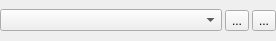
<?xml version="1.0" encoding="UTF-8"?>
<ui version="4.0">
 <class>criterion</class>
 <widget class="QWidget" name="criterion">
  <property name="geometry">
   <rect>
    <x>0</x>
    <y>0</y>
    <width>276</width>
    <height>41</height>
   </rect>
  </property>
  <property name="windowTitle">
   <string>Form</string>
  </property>
  <layout class="QHBoxLayout" name="horizontalLayout">
   <property name="spacing">
    <number>3</number>
   </property>
   <property name="margin">
    <number>0</number>
   </property>
   <item>
    <widget class="QComboBox" name="comboBox"/>
   </item>
   <item>
    <widget class="QToolButton" name="addCriterion">
     <property name="text">
      <string>...</string>
     </property>
     <property name="icon">
      <iconset>
       <normaloff>:/MainWindow/Resources/images/add.PNG</normaloff>:/MainWindow/Resources/images/add.PNG</iconset>
     </property>
     <property name="iconSize">
      <size>
       <width>17</width>
       <height>17</height>
      </size>
     </property>
    </widget>
   </item>
   <item>
    <widget class="QToolButton" name="deleteCriterion">
     <property name="text">
      <string>...</string>
     </property>
     <property name="icon">
      <iconset>
       <normaloff>:/MainWindow/Resources/images/delete.PNG</normaloff>:/MainWindow/Resources/images/delete.PNG</iconset>
     </property>
     <property name="iconSize">
      <size>
       <width>17</width>
       <height>17</height>
      </size>
     </property>
    </widget>
   </item>
  </layout>
 </widget>
 <resources/>
 <connections/>
</ui>
